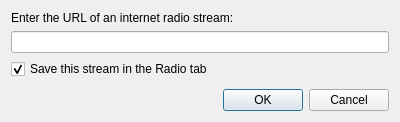
<?xml version="1.0" encoding="UTF-8"?>
<ui version="4.0">
 <class>AddStreamDialog</class>
 <widget class="QDialog" name="AddStreamDialog">
  <property name="geometry">
   <rect>
    <x>0</x>
    <y>0</y>
    <width>400</width>
    <height>122</height>
   </rect>
  </property>
  <property name="windowTitle">
   <string>Add Stream</string>
  </property>
  <layout class="QVBoxLayout" name="verticalLayout">
   <item>
    <widget class="QLabel" name="label">
     <property name="text">
      <string>Enter the URL of an internet radio stream:</string>
     </property>
    </widget>
   </item>
   <item>
    <widget class="QLineEdit" name="url"/>
   </item>
   <item>
    <widget class="QCheckBox" name="save">
     <property name="text">
      <string>Save this stream in the Radio tab</string>
     </property>
     <property name="checked">
      <bool>true</bool>
     </property>
    </widget>
   </item>
   <item>
    <spacer name="verticalSpacer">
     <property name="orientation">
      <enum>Qt::Vertical</enum>
     </property>
     <property name="sizeHint" stdset="0">
      <size>
       <width>20</width>
       <height>7</height>
      </size>
     </property>
    </spacer>
   </item>
   <item>
    <widget class="QDialogButtonBox" name="button_box">
     <property name="orientation">
      <enum>Qt::Horizontal</enum>
     </property>
     <property name="standardButtons">
      <set>QDialogButtonBox::Cancel|QDialogButtonBox::Ok</set>
     </property>
    </widget>
   </item>
  </layout>
 </widget>
 <resources/>
 <connections>
  <connection>
   <sender>button_box</sender>
   <signal>accepted()</signal>
   <receiver>AddStreamDialog</receiver>
   <slot>accept()</slot>
   <hints>
    <hint type="sourcelabel">
     <x>248</x>
     <y>254</y>
    </hint>
    <hint type="destinationlabel">
     <x>157</x>
     <y>274</y>
    </hint>
   </hints>
  </connection>
  <connection>
   <sender>button_box</sender>
   <signal>rejected()</signal>
   <receiver>AddStreamDialog</receiver>
   <slot>reject()</slot>
   <hints>
    <hint type="sourcelabel">
     <x>316</x>
     <y>260</y>
    </hint>
    <hint type="destinationlabel">
     <x>286</x>
     <y>274</y>
    </hint>
   </hints>
  </connection>
 </connections>
</ui>
